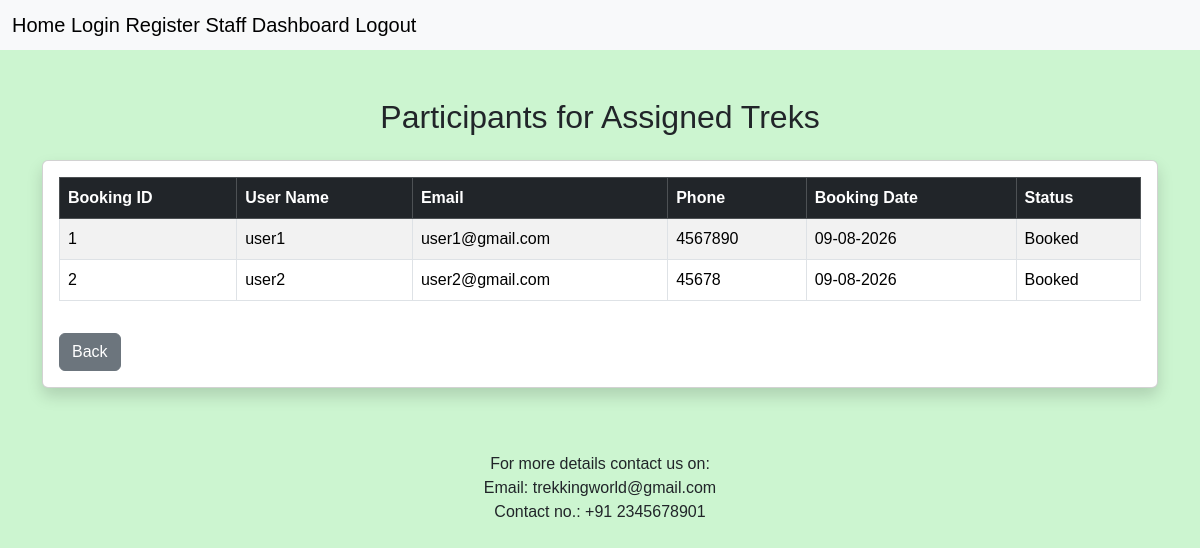
/staff/participants (signed in), run on the app's committed database.
### models.py (models this page shows, shortened)
class Booking(db.Model):
    __tablename__ = "bookings"
    id = db.Column(db.Integer, primary_key=True)
    user_id = db.Column(db.Integer, db.ForeignKey("users.id"), nullable=False)
    trek_id = db.Column(db.Integer, db.ForeignKey("treks.id"), nullable=False)
    booking_date = db.Column(db.DateTime, default=lambda: datetime.now(timezone.utc))
    status = db.Column(db.String(20), default="Booked")
    user = db.relationship("User", back_populates="bookings")
    trek = db.relationship("Trek", back_populates="bookings")

class User(UserMixin, db.Model):
    __tablename__ = "users"
    id = db.Column(db.Integer, primary_key=True)
    name = db.Column(db.String(100), nullable=False)
    age = db.Column(db.Integer, nullable=False)
    email = db.Column(db.String(120), unique=True, nullable=False)
    phone = db.Column(db.String(15), unique=True, nullable=False)
    password = db.Column(db.String(255), nullable=False)
    role = db.Column(db.String(20), nullable=False, default="user")
    status = db.Column(db.String(20), nullable=False, default="approved")
    created_at = db.Column(db.DateTime, default=lambda: datetime.now(timezone.utc))
    assigned_treks = db.relationship("Trek", back_populates="staff")
    bookings = db.relationship("Booking", back_populates="user", cascade="all, delete-orphan")

### routes/staff.py (the view)
@staff_bp.route("/participants")
@login_required
@staff_required
def participants():
    bookings = Booking.query.join(Trek).filter(
        Trek.assigned_staff_id == current_user.id
    ).all()
    return render_template("participants.html", bookings=bookings)

### app.py (called while the page is built)
def create_app():
    app = Flask(__name__)
    app.config.from_object(Config)
    db.init_app(app)
    login_manager.init_app(app)
    @login_manager.user_loader
    def load_user(user_id):
        return db.session.get(User, int(user_id))
    app.register_blueprint(main_bp)
    app.register_blueprint(auth_bp, url_prefix="/auth")
    app.register_blueprint(admin_bp, url_prefix="/admin")
    app.register_blueprint(staff_bp, url_prefix="/staff")
    app.register_blueprint(user_bp, url_prefix="/user")
    with app.app_context():
        db.create_all()
    return app

### routes/staff.py (called while the page is built)
def staff_required(func):
    @wraps(func)
    def wrapper(*args, **kwargs):
        if not current_user.is_authenticated:
            return redirect(url_for("auth.login"))
        if current_user.role != "staff":
            flash("Staff access required.")
            return redirect(url_for("main.index"))
        return func(*args, **kwargs)
    return wrapper

### templates/participants.html (shortened to what this page needs)
{% extends "base.html" %}
{% block content %}
<div class="container mt-5">
    <h2 class="text-center mb-4">Participants for Assigned Treks</h2>
    <div class="card shadow">
        <div class="card-body">
            <table class="table table-bordered table-striped">
                <thead class="table-dark">
                    <tr>
                        <th>Booking ID</th>
                        <th>User Name</th>
                        <th>Email</th>
                        <th>Phone</th>
                        <th>Booking Date</th>
                        <th>Status</th>
                    </tr>
                </thead>
                <tbody>
                    {% for booking in bookings %}
                    <tr>
                        <td>{{ booking.id }}</td>
                        <td>{{ booking.user.name }}</td>
                        <td>{{ booking.user.email }}</td>
                        <td>{{ booking.user.phone }}</td>
                        <td>{{ booking.booking_date.strftime('%d-%m-%Y') }}</td>
                        <td>{{ booking.status }}</td>
                    </tr>
                    {% endfor %}
                </tbody>
            </table>
            <a href="{{ url_for('staff.dashboard') }}" class="btn btn-secondary mt-3">Back</a>
        </div>
    </div>
</div>
{% endblock %}

### templates/base.html (shortened to what this page needs)
<!DOCTYPE html>
<html lang="en">
<head>
    <link href="https://cdn.jsdelivr.net/npm/bootstrap@5.3.3/dist/css/bootstrap.min.css" rel="stylesheet">
    <link rel="stylesheet" href="{{ url_for('static', filename='style.css') }}">
</head>
<body>
    {% include 'navbar.html' %}
    {% block content %}{% endblock %}
    {% include 'footer.html' %}
</body>
</html>

### templates/navbar.html
<nav class="navbar mb-3 navbar-light bg-light text-center">
    <div class="container-fluid">
        <span class="navbar-brand mb-0 h1">
            <a href="{{ url_for('main.index') }}">Home</a>
            <a href="{{ url_for('auth.login') }}">Login</a>
            <a href="{{ url_for('auth.register') }}">Register</a>
            {% if current_user.is_authenticated %}
                {% if current_user.role == "admin" %}
                    <a href="{{ url_for('admin.dashboard') }}">Admin Dashboard</a>
                {% elif current_user.role == "staff" %}
                    <a href="{{ url_for('staff.dashboard') }}">Staff Dashboard</a>
                {% elif current_user.role == "user" %}
                    <a href="{{ url_for('user.dashboard') }}">User Dashboard</a>
                    <a href="{{ url_for('user.treks') }}">All Treks</a>
                    <a href="{{ url_for('user.history') }}">History</a>
                {% endif %}
                <a href="{{ url_for('auth.logout') }}">Logout</a>
            {% endif %}
        </span>
    </div>
</nav>

### templates/footer.html
<footer class="text-center mt-5 p-3">
    <address>
        <p>
            For more details contact us on:
            <br>
            Email: trekkingworld@gmail.com
            <br>
            Contact no.: +91 2345678901
        </p>
    </address>
</footer>

### static/style.css (style rules this page uses)
body { background-color: rgb(204, 245, 208); font-family: Arial, sans-serif; margin: 0; padding: 0; }
a { color: black; text-decoration: none; }

### data on the page
Booking: id "1", user.name "user1", user.email "user1@gmail.com", user.phone "4567890", booking_date "09-08-2026", status "Booked"
Booking: id "2", user.name "user2", user.email "user2@gmail.com", user.phone "45678", booking_date "09-08-2026", status "Booked"
